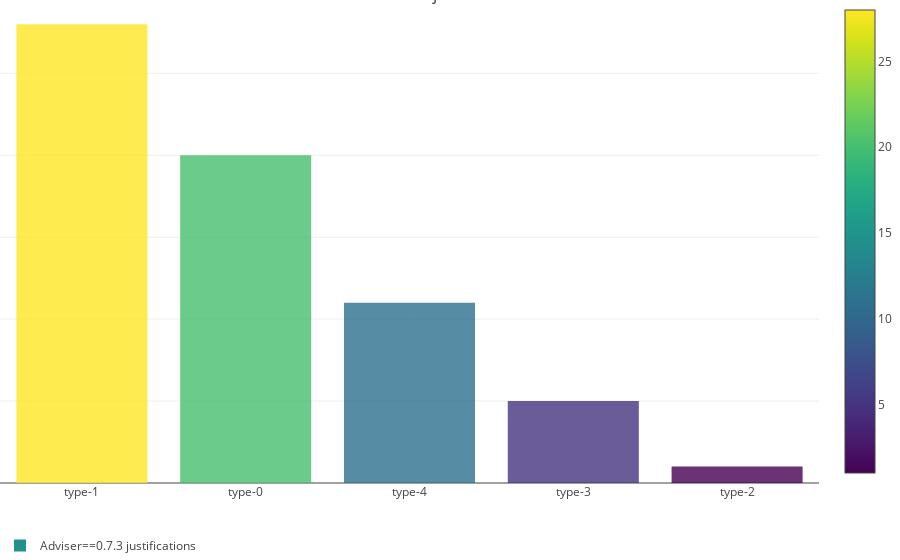

The cell this chart's notebook holds for it:
### Code cell
justifications_dataframe = adviser.create_adviser_results_histogram(plot_df=final_dataframe)
justifications_dataframe

### Figure 1 — Plotly figure (JSON) as saved in the notebook; plotly's stock layout.template omitted (floating-point values rounded to 4 significant figures)
{"data": [{"hoverinfo": "text", "hovertext": ["No observations spotted for this stack in Thoth's database", "Resolution was terminated based on errors encountered; see logs for more info", "Boot pipeline unit SolvedSoftwareEnvironmentBoot failed: \"No observations found for 'ubi' in version '8' using Python '3.6'\"", "Boot pipeline unit SolvedSoftwareEnvironmentBoot failed: \"No observations found for 'centos' in version '7' using Python '3.6'\"", "Unable to resolve all direct dependencies"], "marker": {"color": [28, 20, 11, 5, 1], "colorscale": "Viridis", "opacity": 0.8, "showscale": true}, "name": "Adviser==0.7.3 justifications", "type": "bar", "uid": "3bb0b75e-eb9d-4798-ab4b-18828ce60f2c", "x": ["type-1", "type-0", "type-4", "type-3", "type-2"], "y": [28, 20, 11, 5, 1]}], "layout": {"legend": {"orientation": "h"}, "margin": {"b": 0, "l": 0, "r": 0, "t": 0}, "scene": {"xaxis": {"title": {"text": "Justification encoded ID"}}, "yaxis": {"title": {"text": "Counter"}}}, "showlegend": true, "title": {"text": "Adviser justifications"}}}
